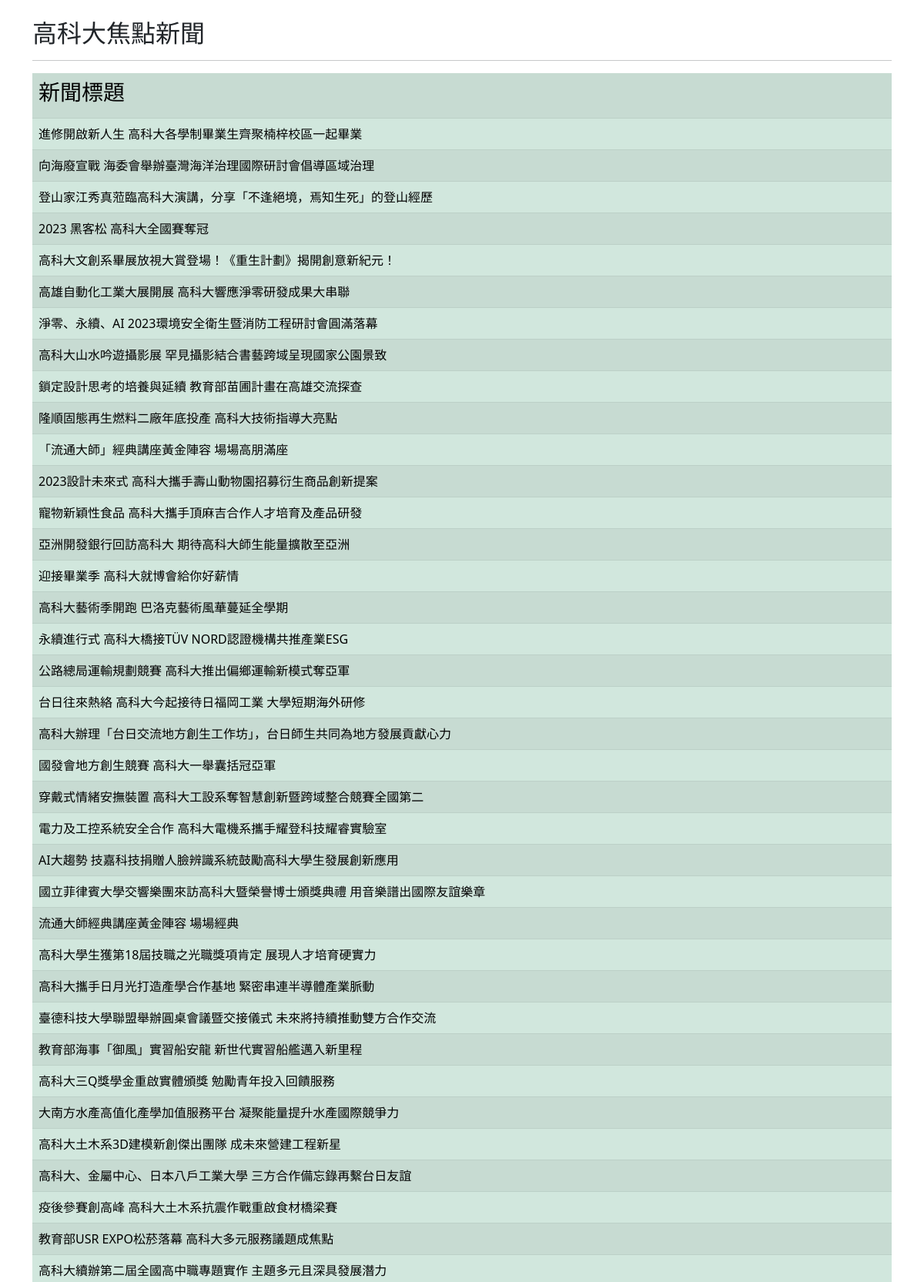
The app's page /nkustnews/ (upper part) with its own data.
### mainsite/models.py (models this page shows, shortened)
class NKUSTnews(models.Model):
    title = models.CharField(max_length=200)

### mainsite/views.py (the view)
# urls.py: path('nkustnews/', views.nkustnews),
def nkustnews(request):
    data = models.NKUSTnews.objects.all()
    return render(request, "nkustnews.html", locals())

### templates/nkustnews.html (shortened to what this page needs)
{% extends "base.html" %}
{% block headmessage %}
<h2>高科大焦點新聞</h2>
{% endblock %}
{% block content %}
<table class="table table-success table-striped table-hover">
    <tr><td ><h3>新聞標題</h3></td></tr>
  {% for item in data %}
  <tr><td>{{ item.title}}</td></tr>
  {% endfor %}
</table>
{% endblock %}

### records on screen
NKUSTnews: title "進修開啟新人生 高科大各學制畢業生齊聚楠梓校區一起畢業"
NKUSTnews: title "向海廢宣戰 海委會舉辦臺灣海洋治理國際研討會倡導區域治理"
NKUSTnews: title "登山家江秀真蒞臨高科大演講，分享「不逢絕境，焉知生死」的登山經歷"
NKUSTnews: title "2023 黑客松 高科大全國賽奪冠"
NKUSTnews: title "高科大文創系畢展放視大賞登場！《重生計劃》揭開創意新紀元！"
NKUSTnews: title "高雄自動化工業大展開展 高科大響應淨零研發成果大串聯"
NKUSTnews: title "淨零、永續、AI 2023環境安全衛生暨消防工程研討會圓滿落幕"
NKUSTnews: title "高科大山水吟遊攝影展 罕見攝影結合書藝跨域呈現國家公園景致"
NKUSTnews: title "鎖定設計思考的培養與延續 教育部苗圃計畫在高雄交流探查"
NKUSTnews: title "隆順固態再生燃料二廠年底投產 高科大技術指導大亮點"
NKUSTnews: title "「流通大師」經典講座黃金陣容 場場高朋滿座"
NKUSTnews: title "2023設計未來式 高科大攜手壽山動物園招募衍生商品創新提案"
NKUSTnews: title "寵物新穎性食品 高科大攜手頂麻吉合作人才培育及產品研發"
NKUSTnews: title "亞洲開發銀行回訪高科大 期待高科大師生能量擴散至亞洲"
NKUSTnews: title "迎接畢業季 高科大就博會給你好薪情"
NKUSTnews: title "高科大藝術季開跑 巴洛克藝術風華蔓延全學期"
NKUSTnews: title "永續進行式 高科大橋接TÜV NORD認證機構共推產業ESG"
NKUSTnews: title "公路總局運輸規劃競賽 高科大推出偏鄉運輸新模式奪亞軍"
NKUSTnews: title "台日往來熱絡 高科大今起接待日福岡工業 大學短期海外研修"
NKUSTnews: title "高科大辦理「台日交流地方創生工作坊」，台日師生共同為地方發展貢獻心力"
NKUSTnews: title "國發會地方創生競賽 高科大一舉囊括冠亞軍"
NKUSTnews: title "穿戴式情緒安撫裝置 高科大工設系奪智慧創新暨跨域整合競賽全國第二"
NKUSTnews: title "電力及工控系統安全合作 高科大電機系攜手耀登科技耀睿實驗室"
NKUSTnews: title "AI大趨勢 技嘉科技捐贈人臉辨識系統鼓勵高科大學生發展創新應用"
NKUSTnews: title "國立菲律賓大學交響樂團來訪高科大暨榮譽博士頒獎典禮 用音樂譜出國際友誼樂章"
NKUSTnews: title "流通大師經典講座黃金陣容 場場經典"
NKUSTnews: title "高科大學生獲第18屆技職之光職獎項肯定 展現人才培育硬實力"
NKUSTnews: title "高科大攜手日月光打造產學合作基地 緊密串連半導體產業脈動"
NKUSTnews: title "臺德科技大學聯盟舉辦圓桌會議暨交接儀式 未來將持續推動雙方合作交流"
NKUSTnews: title "教育部海事「御風」實習船安龍 新世代實習船艦邁入新里程"
NKUSTnews: title "高科大三Q獎學金重啟實體頒獎 勉勵青年投入回饋服務"
NKUSTnews: title "大南方水產高值化產學加值服務平台 凝聚能量提升水產國際競爭力"
NKUSTnews: title "高科大土木系3D建模新創傑出團隊 成未來營建工程新星"
NKUSTnews: title "高科大、金屬中心、日本八戶工業大學 三方合作備忘錄再繫台日友誼"
NKUSTnews: title "疫後參賽創高峰 高科大土木系抗震作戰重啟食材橋梁賽"
NKUSTnews: title "教育部USR EXPO松菸落幕 高科大多元服務議題成焦點"
NKUSTnews: title "高科大續辦第二屆全國高中職專題實作 主題多元且深具發展潛力"
